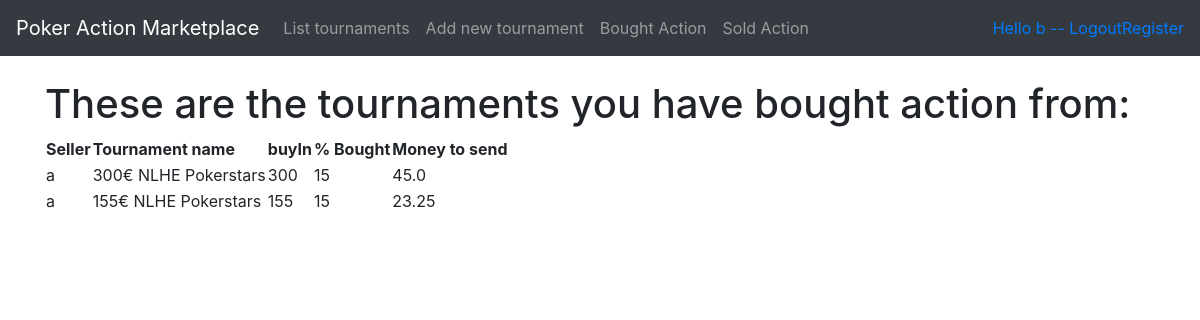
Page /tournaments/bought (signed in) on the committed database.
### application/auth/models.py (models this page shows, shortened)
class User(Base):
    __tablename__ = "account"
    name = db.Column(db.String(144), nullable=False)
    username = db.Column(db.String(144), nullable=False)
    password = db.Column(db.String(144), nullable=False)
    tournaments = db.relationship('TournamentPackage', backref='account', lazy=True)

### application/tournamentPackages/models.py (models this page shows, shortened)
class BoughtActionFromTournament(Base):
    tournament_package_id = db.Column(db.Integer, db.ForeignKey('tournament_package.id'), nullable=False)
    seller_name = db.Column(db.String(144), nullable=False)
    buyer_id = db.Column(db.Integer, db.ForeignKey('account.id'), nullable=False)
    actionboughtpct = db.Column(db.Integer, nullable=False)

class TournamentPackage(Base):
    tournament = db.Column(db.String(144), nullable=False)
    buyin = db.Column(db.Integer, nullable=False)
    pcttobesold = db.Column(db.Integer, nullable=False)
    pctleft = db.Column(db.Integer, nullable=False)
    account_id = db.Column(db.Integer, db.ForeignKey('account.id'), nullable=False)
    @staticmethod
    def tournaments_bought_action_from(id):
        stmt = text("SELECT bought_action_from_tournament.seller_name, tournament_package.tournament, tournament_package.buyIn, bought_action_from_tournament.actionboughtpct FROM account"
                " LEFT JOIN bought_action_from_tournament ON account.id = bought_action_from_tournament.buyer_id"
                " LEFT JOIN tournament_package ON bought_action_from_tournament.tournament_package_id = tournament_package.id"
                " WHERE bought_action_from_tournament.buyer_id = {}".format(id))
        print('ENSIMMAINEN ETAPPI!')
        res = db.engine.execute(stmt)
        print('TOINEN ETAPPI')
        asAnArray = []
        for row in res:
            temp = list(row)
            asAnArray.append(temp)
        return asAnArray

### application/tournamentPackages/views.py (the view)
@app.route('/tournaments/bought', methods=["GET"])
@login_required
def show_purchased_tournaments():
    boughtTournaments = TournamentPackage.tournaments_bought_action_from(current_user.id)
    print(type(boughtTournaments))
    for row in boughtTournaments:
        print(type(row))
        print(row)
    return render_template('tournaments/bought.html', boughtTournaments = boughtTournaments)
    return True

### application/__init__.py (called while the page is built)
@login_manager.user_loader
def load_user(user_id):
    return User.query.get(user_id)

### application/templates/tournaments/bought.html
{% extends "layout.html" %}
{% block body %}
<h1>These are the tournaments you have bought action from:</h1>
<table>
  <th>Seller</th>
  <th>Tournament name</th>
  <th>buyIn</th>
  <th>% Bought</th>
  <th>Money to send</th>
  {% for tournament in boughtTournaments %}
  <tr>
    <td>{{ tournament[0] }}</td>
    <td>{{ tournament[1] }}</td>
    <td>{{ tournament[2] }}</td>
    <td>{{ tournament[3] }}</td>
    <td>{{ (tournament[2]*(tournament[3]/100)) }}</td>
  </tr>
{% endfor %}
</table>
{% endblock %}

### application/templates/layout.html (shortened to what this page needs)
<!DOCTYPE html>
<html>
<head>
  <link rel="stylesheet" href="https://maxcdn.bootstrapcdn.com/bootstrap/4.0.0/css/bootstrap.min.css">
</head>
<body>
  <nav class="navbar navbar-expand-md navbar-dark bg-dark mb-4">
    <a class="navbar-brand" href="#">Poker Action Marketplace</a>
      <div class="collapse navbar-collapse" id="navbarCollapse">
        <ul class="navbar-nav mr-auto">
          <li class="nav-item">
            <a class="nav-link" href="{{ url_for('tournaments_index') }} ">List tournaments</a>
          </li>
          <li class="nav-item">
            <a class="nav-link" href="{{ url_for('tournaments_form') }} ">Add new tournament</a>
          </li>
          <li class="nav-item">
            <a class="nav-link" href="{{ url_for('show_purchased_tournaments') }}">Bought Action</a>
          </li>
          <li class="nav-item">
            <a class="nav-link" href="{{ url_for('show_sold_tournaments') }}">Sold Action</a>
          </li>
        </ul>
        <div class="form-inline mt-2 mt-md-0">
          {% if current_user.is_authenticated %}
          <a href="{{ url_for('auth_logout') }}">Hello {{ current_user.name }} -- Logout</a>
          {% else %}
          <a class="nav-item" href="{{ url_for('auth_login') }}">Login</a>
          {% endif %}
          <a class="nav-item" href="{{ url_for('auth_register') }}">Register</a>
        </div>
      </div>
      </nav>
<main role="main" class="container">
  {% block body %}{% endblock %}
</main>
</body>
</html>

### rows in the picture
User: name "b"
BoughtActionFromTournament: seller_name "a", tournament "300€ NLHE Pokerstars", buyin "300", actionboughtpct "15"
TournamentPackage: (tournament[2]*(tournament[3]/100)) "45.0"
BoughtActionFromTournament: seller_name "a", tournament "155€ NLHE Pokerstars", buyin "155", actionboughtpct "15"
TournamentPackage: (tournament[2]*(tournament[3]/100)) "23.25"
